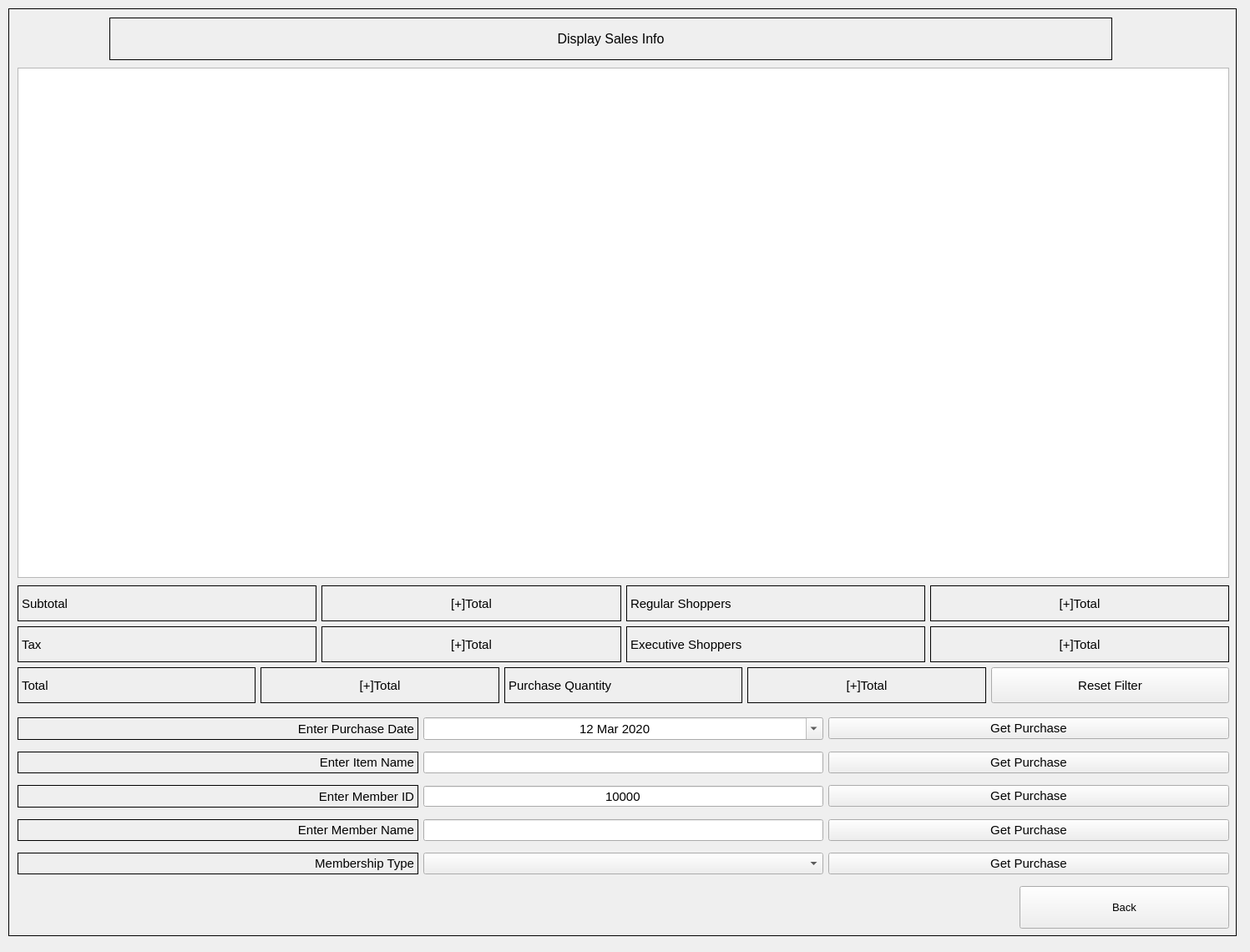
<?xml version="1.0" encoding="UTF-8"?>
<ui version="4.0">
 <class>Manager</class>
 <widget class="QDialog" name="Manager">
  <property name="geometry">
   <rect>
    <x>0</x>
    <y>0</y>
    <width>1497</width>
    <height>1140</height>
   </rect>
  </property>
  <property name="minimumSize">
   <size>
    <width>0</width>
    <height>0</height>
   </size>
  </property>
  <property name="maximumSize">
   <size>
    <width>16777215</width>
    <height>16777215</height>
   </size>
  </property>
  <property name="font">
   <font>
    <pointsize>9</pointsize>
   </font>
  </property>
  <property name="windowTitle">
   <string>Dialog</string>
  </property>
  <property name="styleSheet">
   <string notr="true"/>
  </property>
  <widget class="QStackedWidget" name="stackedWidget">
   <property name="geometry">
    <rect>
     <x>10</x>
     <y>10</y>
     <width>1471</width>
     <height>1111</height>
    </rect>
   </property>
   <property name="styleSheet">
    <string notr="true"/>
   </property>
   <property name="frameShape">
    <enum>QFrame::Box</enum>
   </property>
   <property name="currentIndex">
    <number>1</number>
   </property>
   <widget class="QWidget" name="MainMenu">
    <widget class="QWidget" name="layoutWidget_3">
     <property name="geometry">
      <rect>
       <x>50</x>
       <y>400</y>
       <width>1351</width>
       <height>481</height>
      </rect>
     </property>
     <layout class="QVBoxLayout" name="verticalLayout">
      <item>
       <widget class="QPushButton" name="PushButton_DisplaySalesInfo">
        <property name="minimumSize">
         <size>
          <width>161</width>
          <height>41</height>
         </size>
        </property>
        <property name="font">
         <font>
          <pointsize>16</pointsize>
         </font>
        </property>
        <property name="styleSheet">
         <string notr="true"/>
        </property>
        <property name="text">
         <string>Display Sales Information</string>
        </property>
       </widget>
      </item>
      <item>
       <widget class="QPushButton" name="PushButton_DisplayMemberInfo">
        <property name="minimumSize">
         <size>
          <width>161</width>
          <height>41</height>
         </size>
        </property>
        <property name="font">
         <font>
          <pointsize>16</pointsize>
         </font>
        </property>
        <property name="styleSheet">
         <string notr="true"/>
        </property>
        <property name="text">
         <string>Display Member Information</string>
        </property>
       </widget>
      </item>
     </layout>
    </widget>
    <widget class="QLabel" name="WelcomeLabel">
     <property name="geometry">
      <rect>
       <x>120</x>
       <y>40</y>
       <width>1231</width>
       <height>131</height>
      </rect>
     </property>
     <property name="font">
      <font>
       <pointsize>20</pointsize>
      </font>
     </property>
     <property name="styleSheet">
      <string notr="true"/>
     </property>
     <property name="frameShape">
      <enum>QFrame::Panel</enum>
     </property>
     <property name="text">
      <string>Welcome to the Store Manager Page</string>
     </property>
     <property name="alignment">
      <set>Qt::AlignCenter</set>
     </property>
    </widget>
    <widget class="QPushButton" name="PushButton_BackToMain">
     <property name="geometry">
      <rect>
       <x>1220</x>
       <y>1030</y>
       <width>231</width>
       <height>61</height>
      </rect>
     </property>
     <property name="font">
      <font>
       <pointsize>16</pointsize>
      </font>
     </property>
     <property name="styleSheet">
      <string notr="true"/>
     </property>
     <property name="text">
      <string>Back</string>
     </property>
    </widget>
   </widget>
   <widget class="QWidget" name="SalesInfo">
    <widget class="QPushButton" name="PushButton_BackToHome">
     <property name="geometry">
      <rect>
       <x>1210</x>
       <y>1050</y>
       <width>251</width>
       <height>51</height>
      </rect>
     </property>
     <property name="font">
      <font>
       <pointsize>10</pointsize>
      </font>
     </property>
     <property name="styleSheet">
      <string notr="true"/>
     </property>
     <property name="text">
      <string>Back</string>
     </property>
    </widget>
    <widget class="QLabel" name="Label_DisplaySalesInfo">
     <property name="geometry">
      <rect>
       <x>120</x>
       <y>10</y>
       <width>1201</width>
       <height>51</height>
      </rect>
     </property>
     <property name="font">
      <font>
       <pointsize>12</pointsize>
      </font>
     </property>
     <property name="styleSheet">
      <string notr="true"/>
     </property>
     <property name="frameShape">
      <enum>QFrame::Box</enum>
     </property>
     <property name="text">
      <string>Display Sales Info</string>
     </property>
     <property name="alignment">
      <set>Qt::AlignCenter</set>
     </property>
    </widget>
    <widget class="QTableView" name="dailyView">
     <property name="geometry">
      <rect>
       <x>10</x>
       <y>70</y>
       <width>1451</width>
       <height>611</height>
      </rect>
     </property>
     <property name="styleSheet">
      <string notr="true"/>
     </property>
     <property name="sizeAdjustPolicy">
      <enum>QAbstractScrollArea::AdjustToContents</enum>
     </property>
    </widget>
    <widget class="QWidget" name="verticalLayoutWidget_4">
     <property name="geometry">
      <rect>
       <x>10</x>
       <y>690</y>
       <width>1451</width>
       <height>141</height>
      </rect>
     </property>
     <layout class="QVBoxLayout" name="verticalLayout_4">
      <item>
       <layout class="QHBoxLayout" name="horizontalLayout">
        <item>
         <widget class="QLabel" name="Label_Subtotal">
          <property name="font">
           <font>
            <pointsize>11</pointsize>
           </font>
          </property>
          <property name="styleSheet">
           <string notr="true"/>
          </property>
          <property name="frameShape">
           <enum>QFrame::Box</enum>
          </property>
          <property name="text">
           <string>Subtotal</string>
          </property>
         </widget>
        </item>
        <item>
         <widget class="QLabel" name="Label_SubtotalOutput">
          <property name="font">
           <font>
            <pointsize>11</pointsize>
           </font>
          </property>
          <property name="styleSheet">
           <string notr="true"/>
          </property>
          <property name="frameShape">
           <enum>QFrame::Box</enum>
          </property>
          <property name="text">
           <string>[+]Total</string>
          </property>
          <property name="alignment">
           <set>Qt::AlignCenter</set>
          </property>
         </widget>
        </item>
        <item>
         <widget class="QLabel" name="Label_RegularShoppers">
          <property name="minimumSize">
           <size>
            <width>101</width>
            <height>0</height>
           </size>
          </property>
          <property name="font">
           <font>
            <pointsize>11</pointsize>
           </font>
          </property>
          <property name="styleSheet">
           <string notr="true"/>
          </property>
          <property name="frameShape">
           <enum>QFrame::Box</enum>
          </property>
          <property name="text">
           <string>Regular Shoppers</string>
          </property>
         </widget>
        </item>
        <item>
         <widget class="QLabel" name="Label_RegularShoppersOutput">
          <property name="font">
           <font>
            <pointsize>11</pointsize>
           </font>
          </property>
          <property name="styleSheet">
           <string notr="true"/>
          </property>
          <property name="frameShape">
           <enum>QFrame::Box</enum>
          </property>
          <property name="text">
           <string>[+]Total</string>
          </property>
          <property name="alignment">
           <set>Qt::AlignCenter</set>
          </property>
         </widget>
        </item>
       </layout>
      </item>
      <item>
       <layout class="QHBoxLayout" name="horizontalLayout_6">
        <item>
         <widget class="QLabel" name="Label_Tax">
          <property name="font">
           <font>
            <pointsize>11</pointsize>
           </font>
          </property>
          <property name="styleSheet">
           <string notr="true"/>
          </property>
          <property name="frameShape">
           <enum>QFrame::Box</enum>
          </property>
          <property name="text">
           <string>Tax</string>
          </property>
         </widget>
        </item>
        <item>
         <widget class="QLabel" name="Label_TaxOutput">
          <property name="font">
           <font>
            <pointsize>11</pointsize>
           </font>
          </property>
          <property name="styleSheet">
           <string notr="true"/>
          </property>
          <property name="frameShape">
           <enum>QFrame::Box</enum>
          </property>
          <property name="text">
           <string>[+]Total</string>
          </property>
          <property name="alignment">
           <set>Qt::AlignCenter</set>
          </property>
         </widget>
        </item>
        <item>
         <widget class="QLabel" name="Label_ExecutiveShoppers">
          <property name="minimumSize">
           <size>
            <width>101</width>
            <height>0</height>
           </size>
          </property>
          <property name="font">
           <font>
            <pointsize>11</pointsize>
           </font>
          </property>
          <property name="styleSheet">
           <string notr="true"/>
          </property>
          <property name="frameShape">
           <enum>QFrame::Box</enum>
          </property>
          <property name="text">
           <string>Executive Shoppers</string>
          </property>
         </widget>
        </item>
        <item>
         <widget class="QLabel" name="Label_ExecutiveShoppersOutput">
          <property name="font">
           <font>
            <pointsize>11</pointsize>
           </font>
          </property>
          <property name="styleSheet">
           <string notr="true"/>
          </property>
          <property name="frameShape">
           <enum>QFrame::Box</enum>
          </property>
          <property name="text">
           <string>[+]Total</string>
          </property>
          <property name="alignment">
           <set>Qt::AlignCenter</set>
          </property>
         </widget>
        </item>
       </layout>
      </item>
      <item>
       <layout class="QHBoxLayout" name="horizontalLayout_7">
        <item>
         <widget class="QLabel" name="Label_Total">
          <property name="font">
           <font>
            <pointsize>11</pointsize>
           </font>
          </property>
          <property name="styleSheet">
           <string notr="true"/>
          </property>
          <property name="frameShape">
           <enum>QFrame::Box</enum>
          </property>
          <property name="text">
           <string>Total</string>
          </property>
         </widget>
        </item>
        <item>
         <widget class="QLabel" name="Label_TotalOutput">
          <property name="font">
           <font>
            <pointsize>11</pointsize>
           </font>
          </property>
          <property name="styleSheet">
           <string notr="true"/>
          </property>
          <property name="frameShape">
           <enum>QFrame::Box</enum>
          </property>
          <property name="text">
           <string>[+]Total</string>
          </property>
          <property name="alignment">
           <set>Qt::AlignCenter</set>
          </property>
         </widget>
        </item>
        <item>
         <widget class="QLabel" name="Label_PurchaseQuantity">
          <property name="minimumSize">
           <size>
            <width>101</width>
            <height>0</height>
           </size>
          </property>
          <property name="font">
           <font>
            <pointsize>11</pointsize>
           </font>
          </property>
          <property name="styleSheet">
           <string notr="true"/>
          </property>
          <property name="frameShape">
           <enum>QFrame::Box</enum>
          </property>
          <property name="text">
           <string>Purchase Quantity</string>
          </property>
         </widget>
        </item>
        <item>
         <widget class="QLabel" name="Label_PurchaseQuantityOutput">
          <property name="font">
           <font>
            <pointsize>11</pointsize>
           </font>
          </property>
          <property name="styleSheet">
           <string notr="true"/>
          </property>
          <property name="frameShape">
           <enum>QFrame::Box</enum>
          </property>
          <property name="text">
           <string>[+]Total</string>
          </property>
          <property name="alignment">
           <set>Qt::AlignCenter</set>
          </property>
         </widget>
        </item>
        <item>
         <widget class="QPushButton" name="PushButton_ResetFilter">
          <property name="sizePolicy">
           <sizepolicy hsizetype="Minimum" vsizetype="Minimum">
            <horstretch>0</horstretch>
            <verstretch>0</verstretch>
           </sizepolicy>
          </property>
          <property name="minimumSize">
           <size>
            <width>110</width>
            <height>0</height>
           </size>
          </property>
          <property name="maximumSize">
           <size>
            <width>16777215</width>
            <height>16777215</height>
           </size>
          </property>
          <property name="font">
           <font>
            <pointsize>11</pointsize>
           </font>
          </property>
          <property name="styleSheet">
           <string notr="true"/>
          </property>
          <property name="text">
           <string>Reset Filter</string>
          </property>
         </widget>
        </item>
       </layout>
      </item>
     </layout>
    </widget>
    <widget class="QWidget" name="verticalLayoutWidget">
     <property name="geometry">
      <rect>
       <x>10</x>
       <y>840</y>
       <width>1451</width>
       <height>206</height>
      </rect>
     </property>
     <layout class="QVBoxLayout" name="verticalLayout_2">
      <item>
       <layout class="QHBoxLayout" name="horizontalLayout10">
        <item>
         <widget class="QLabel" name="Label_PurchaseDate">
          <property name="font">
           <font>
            <pointsize>11</pointsize>
           </font>
          </property>
          <property name="styleSheet">
           <string notr="true"/>
          </property>
          <property name="frameShape">
           <enum>QFrame::Box</enum>
          </property>
          <property name="text">
           <string>Enter Purchase Date</string>
          </property>
          <property name="alignment">
           <set>Qt::AlignRight|Qt::AlignTrailing|Qt::AlignVCenter</set>
          </property>
         </widget>
        </item>
        <item>
         <widget class="QDateEdit" name="DateEdit">
          <property name="font">
           <font>
            <pointsize>11</pointsize>
           </font>
          </property>
          <property name="styleSheet">
           <string notr="true"/>
          </property>
          <property name="alignment">
           <set>Qt::AlignCenter</set>
          </property>
          <property name="dateTime">
           <datetime>
            <hour>0</hour>
            <minute>0</minute>
            <second>0</second>
            <year>2020</year>
            <month>3</month>
            <day>12</day>
           </datetime>
          </property>
          <property name="maximumDateTime">
           <datetime>
            <hour>0</hour>
            <minute>0</minute>
            <second>0</second>
            <year>2020</year>
            <month>3</month>
            <day>18</day>
           </datetime>
          </property>
          <property name="minimumDateTime">
           <datetime>
            <hour>0</hour>
            <minute>0</minute>
            <second>0</second>
            <year>2020</year>
            <month>3</month>
            <day>12</day>
           </datetime>
          </property>
          <property name="maximumDate">
           <date>
            <year>2020</year>
            <month>3</month>
            <day>18</day>
           </date>
          </property>
          <property name="minimumDate">
           <date>
            <year>2020</year>
            <month>3</month>
            <day>12</day>
           </date>
          </property>
          <property name="calendarPopup">
           <bool>true</bool>
          </property>
         </widget>
        </item>
        <item>
         <widget class="QPushButton" name="PushButton_DateFilter">
          <property name="font">
           <font>
            <pointsize>11</pointsize>
           </font>
          </property>
          <property name="styleSheet">
           <string notr="true"/>
          </property>
          <property name="text">
           <string>Get Purchase</string>
          </property>
         </widget>
        </item>
       </layout>
      </item>
      <item>
       <layout class="QHBoxLayout" name="horizontalLayout_2">
        <item>
         <widget class="QLabel" name="Label_ItemName">
          <property name="font">
           <font>
            <pointsize>11</pointsize>
           </font>
          </property>
          <property name="styleSheet">
           <string notr="true"/>
          </property>
          <property name="frameShape">
           <enum>QFrame::Box</enum>
          </property>
          <property name="text">
           <string>Enter Item Name</string>
          </property>
          <property name="alignment">
           <set>Qt::AlignRight|Qt::AlignTrailing|Qt::AlignVCenter</set>
          </property>
         </widget>
        </item>
        <item>
         <widget class="QLineEdit" name="LineEdit_ItemName">
          <property name="sizePolicy">
           <sizepolicy hsizetype="Minimum" vsizetype="Fixed">
            <horstretch>0</horstretch>
            <verstretch>0</verstretch>
           </sizepolicy>
          </property>
          <property name="font">
           <font>
            <pointsize>11</pointsize>
           </font>
          </property>
          <property name="layoutDirection">
           <enum>Qt::LeftToRight</enum>
          </property>
          <property name="styleSheet">
           <string notr="true">;</string>
          </property>
          <property name="alignment">
           <set>Qt::AlignCenter</set>
          </property>
         </widget>
        </item>
        <item>
         <widget class="QPushButton" name="PushButton_ItemFilter">
          <property name="minimumSize">
           <size>
            <width>110</width>
            <height>0</height>
           </size>
          </property>
          <property name="font">
           <font>
            <pointsize>11</pointsize>
           </font>
          </property>
          <property name="styleSheet">
           <string notr="true"/>
          </property>
          <property name="text">
           <string>Get Purchase</string>
          </property>
         </widget>
        </item>
       </layout>
      </item>
      <item>
       <layout class="QHBoxLayout" name="horizontalLayout_3">
        <item>
         <widget class="QLabel" name="Label_MemberID">
          <property name="font">
           <font>
            <pointsize>11</pointsize>
           </font>
          </property>
          <property name="styleSheet">
           <string notr="true"/>
          </property>
          <property name="frameShape">
           <enum>QFrame::Box</enum>
          </property>
          <property name="text">
           <string>Enter Member ID</string>
          </property>
          <property name="alignment">
           <set>Qt::AlignRight|Qt::AlignTrailing|Qt::AlignVCenter</set>
          </property>
         </widget>
        </item>
        <item>
         <widget class="QSpinBox" name="MemberIDSpinBox">
          <property name="font">
           <font>
            <pointsize>11</pointsize>
           </font>
          </property>
          <property name="styleSheet">
           <string notr="true"/>
          </property>
          <property name="alignment">
           <set>Qt::AlignCenter</set>
          </property>
          <property name="buttonSymbols">
           <enum>QAbstractSpinBox::NoButtons</enum>
          </property>
          <property name="minimum">
           <number>10000</number>
          </property>
          <property name="maximum">
           <number>99999</number>
          </property>
         </widget>
        </item>
        <item>
         <widget class="QPushButton" name="PushButton_MemberIDFilter">
          <property name="minimumSize">
           <size>
            <width>110</width>
            <height>0</height>
           </size>
          </property>
          <property name="font">
           <font>
            <pointsize>11</pointsize>
           </font>
          </property>
          <property name="styleSheet">
           <string notr="true"/>
          </property>
          <property name="text">
           <string>Get Purchase</string>
          </property>
         </widget>
        </item>
       </layout>
      </item>
      <item>
       <layout class="QHBoxLayout" name="horizontalLayout_4">
        <item>
         <widget class="QLabel" name="Label_MemberName">
          <property name="font">
           <font>
            <pointsize>11</pointsize>
           </font>
          </property>
          <property name="styleSheet">
           <string notr="true"/>
          </property>
          <property name="frameShape">
           <enum>QFrame::Box</enum>
          </property>
          <property name="text">
           <string>Enter Member Name</string>
          </property>
          <property name="alignment">
           <set>Qt::AlignRight|Qt::AlignTrailing|Qt::AlignVCenter</set>
          </property>
         </widget>
        </item>
        <item>
         <widget class="QLineEdit" name="LineEdit_MemberName">
          <property name="sizePolicy">
           <sizepolicy hsizetype="Minimum" vsizetype="Fixed">
            <horstretch>0</horstretch>
            <verstretch>0</verstretch>
           </sizepolicy>
          </property>
          <property name="font">
           <font>
            <pointsize>11</pointsize>
           </font>
          </property>
          <property name="styleSheet">
           <string notr="true"/>
          </property>
          <property name="alignment">
           <set>Qt::AlignCenter</set>
          </property>
         </widget>
        </item>
        <item>
         <widget class="QPushButton" name="PushButton_MemberName">
          <property name="font">
           <font>
            <pointsize>11</pointsize>
           </font>
          </property>
          <property name="layoutDirection">
           <enum>Qt::LeftToRight</enum>
          </property>
          <property name="styleSheet">
           <string notr="true"/>
          </property>
          <property name="text">
           <string>Get Purchase</string>
          </property>
         </widget>
        </item>
       </layout>
      </item>
      <item>
       <layout class="QHBoxLayout" name="horizontalLayout_5">
        <item>
         <widget class="QLabel" name="Label_MemberType">
          <property name="font">
           <font>
            <pointsize>11</pointsize>
           </font>
          </property>
          <property name="styleSheet">
           <string notr="true"/>
          </property>
          <property name="frameShape">
           <enum>QFrame::Box</enum>
          </property>
          <property name="text">
           <string>Membership Type</string>
          </property>
          <property name="alignment">
           <set>Qt::AlignRight|Qt::AlignTrailing|Qt::AlignVCenter</set>
          </property>
         </widget>
        </item>
        <item>
         <widget class="QComboBox" name="MemberTypeComboBox">
          <property name="sizePolicy">
           <sizepolicy hsizetype="Minimum" vsizetype="Fixed">
            <horstretch>0</horstretch>
            <verstretch>0</verstretch>
           </sizepolicy>
          </property>
          <property name="font">
           <font>
            <pointsize>11</pointsize>
           </font>
          </property>
          <property name="styleSheet">
           <string notr="true"/>
          </property>
          <property name="sizeAdjustPolicy">
           <enum>QComboBox::AdjustToMinimumContentsLength</enum>
          </property>
         </widget>
        </item>
        <item>
         <widget class="QPushButton" name="PushButton_MemberType">
          <property name="minimumSize">
           <size>
            <width>110</width>
            <height>0</height>
           </size>
          </property>
          <property name="font">
           <font>
            <pointsize>11</pointsize>
           </font>
          </property>
          <property name="styleSheet">
           <string notr="true"/>
          </property>
          <property name="text">
           <string>Get Purchase</string>
          </property>
         </widget>
        </item>
       </layout>
      </item>
     </layout>
    </widget>
   </widget>
   <widget class="QWidget" name="MemberInfo">
    <widget class="QLabel" name="Label_DisplayMemberInfo">
     <property name="geometry">
      <rect>
       <x>120</x>
       <y>10</y>
       <width>1221</width>
       <height>61</height>
      </rect>
     </property>
     <property name="font">
      <font>
       <pointsize>16</pointsize>
      </font>
     </property>
     <property name="styleSheet">
      <string notr="true"/>
     </property>
     <property name="frameShape">
      <enum>QFrame::Box</enum>
     </property>
     <property name="text">
      <string>Display Member Info</string>
     </property>
     <property name="alignment">
      <set>Qt::AlignCenter</set>
     </property>
    </widget>
    <widget class="QPushButton" name="PushButton_BackToHome2">
     <property name="geometry">
      <rect>
       <x>1230</x>
       <y>1050</y>
       <width>231</width>
       <height>51</height>
      </rect>
     </property>
     <property name="font">
      <font>
       <pointsize>10</pointsize>
      </font>
     </property>
     <property name="styleSheet">
      <string notr="true"/>
     </property>
     <property name="text">
      <string>Back</string>
     </property>
    </widget>
    <widget class="QWidget" name="layoutWidget">
     <property name="geometry">
      <rect>
       <x>20</x>
       <y>590</y>
       <width>1431</width>
       <height>451</height>
      </rect>
     </property>
     <layout class="QVBoxLayout" name="verticalLayout_7">
      <item>
       <widget class="QLabel" name="Label_MembershipRebates">
        <property name="font">
         <font>
          <pointsize>14</pointsize>
         </font>
        </property>
        <property name="styleSheet">
         <string notr="true"/>
        </property>
        <property name="frameShape">
         <enum>QFrame::Box</enum>
        </property>
        <property name="text">
         <string>Member Rebates</string>
        </property>
        <property name="alignment">
         <set>Qt::AlignCenter</set>
        </property>
       </widget>
      </item>
      <item>
       <widget class="QTableView" name="rebateTable">
        <property name="font">
         <font>
          <family>Segoe UI</family>
          <pointsize>11</pointsize>
         </font>
        </property>
        <property name="styleSheet">
         <string notr="true"/>
        </property>
       </widget>
      </item>
     </layout>
    </widget>
    <widget class="QWidget" name="layoutWidget">
     <property name="geometry">
      <rect>
       <x>20</x>
       <y>90</y>
       <width>1431</width>
       <height>491</height>
      </rect>
     </property>
     <layout class="QVBoxLayout" name="verticalLayout_6">
      <item>
       <widget class="QLabel" name="Label_MembershipExpiration">
        <property name="font">
         <font>
          <pointsize>14</pointsize>
         </font>
        </property>
        <property name="styleSheet">
         <string notr="true"/>
        </property>
        <property name="frameShape">
         <enum>QFrame::Box</enum>
        </property>
        <property name="text">
         <string>Membership Expirations</string>
        </property>
        <property name="alignment">
         <set>Qt::AlignCenter</set>
        </property>
       </widget>
      </item>
      <item>
       <widget class="QTableView" name="ExpTable">
        <property name="font">
         <font>
          <family>Segoe UI</family>
          <pointsize>11</pointsize>
         </font>
        </property>
        <property name="styleSheet">
         <string notr="true"/>
        </property>
       </widget>
      </item>
      <item>
       <layout class="QHBoxLayout" name="horizontalLayout_11">
        <item>
         <widget class="QLabel" name="Label_ExpirationMonth">
          <property name="minimumSize">
           <size>
            <width>131</width>
            <height>0</height>
           </size>
          </property>
          <property name="font">
           <font>
            <pointsize>14</pointsize>
           </font>
          </property>
          <property name="styleSheet">
           <string notr="true"/>
          </property>
          <property name="frameShape">
           <enum>QFrame::Box</enum>
          </property>
          <property name="text">
           <string>Enter Expiration Month</string>
          </property>
         </widget>
        </item>
        <item>
         <widget class="QComboBox" name="ExpirationMonthComboBox">
          <property name="font">
           <font>
            <pointsize>14</pointsize>
           </font>
          </property>
          <property name="styleSheet">
           <string notr="true"/>
          </property>
         </widget>
        </item>
        <item>
         <widget class="QPushButton" name="PushButton_MemberExpiration">
          <property name="font">
           <font>
            <pointsize>14</pointsize>
           </font>
          </property>
          <property name="styleSheet">
           <string notr="true"/>
          </property>
          <property name="text">
           <string>Get Members</string>
          </property>
         </widget>
        </item>
       </layout>
      </item>
     </layout>
    </widget>
   </widget>
  </widget>
 </widget>
 <resources/>
 <connections/>
</ui>
